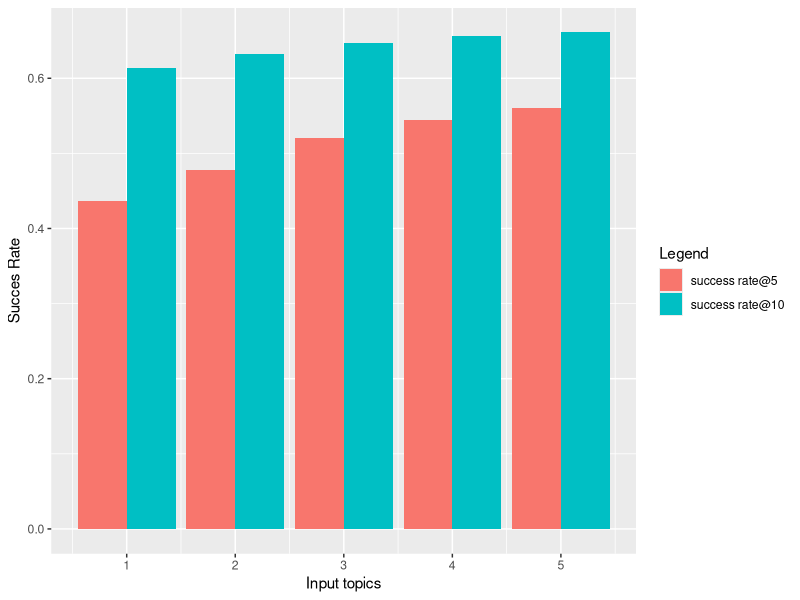

The R source for this figure:
library(tidyverse)
library(ggplot2)
library(reshape2)

setwd("/Users/juri/Desktop/RFiles/")
pr <-  read.csv("success_rate_change_input_topic.csv", sep=",", header = T)
pr['topic.cutoff'] = NULL
pr['neighbours'] = NULL
pr <- pr %>% rename("success rate@5" = sr.5, "success rate@10" = sr.10)
result <- pr %>% melt(id.vars="inputs", mneasure.var="success rate@5,success rate@10")

plot <- result %>% ggplot(aes(inputs, value, fill=variable)) +
  geom_bar(stat='Identity',position=position_dodge())
plot.labs <- plot + labs(x = "Input topics", y = "Succes Rate")
plot.labs <- plot.labs + guides(fill=guide_legend(title="Legend"))

plot.labs

